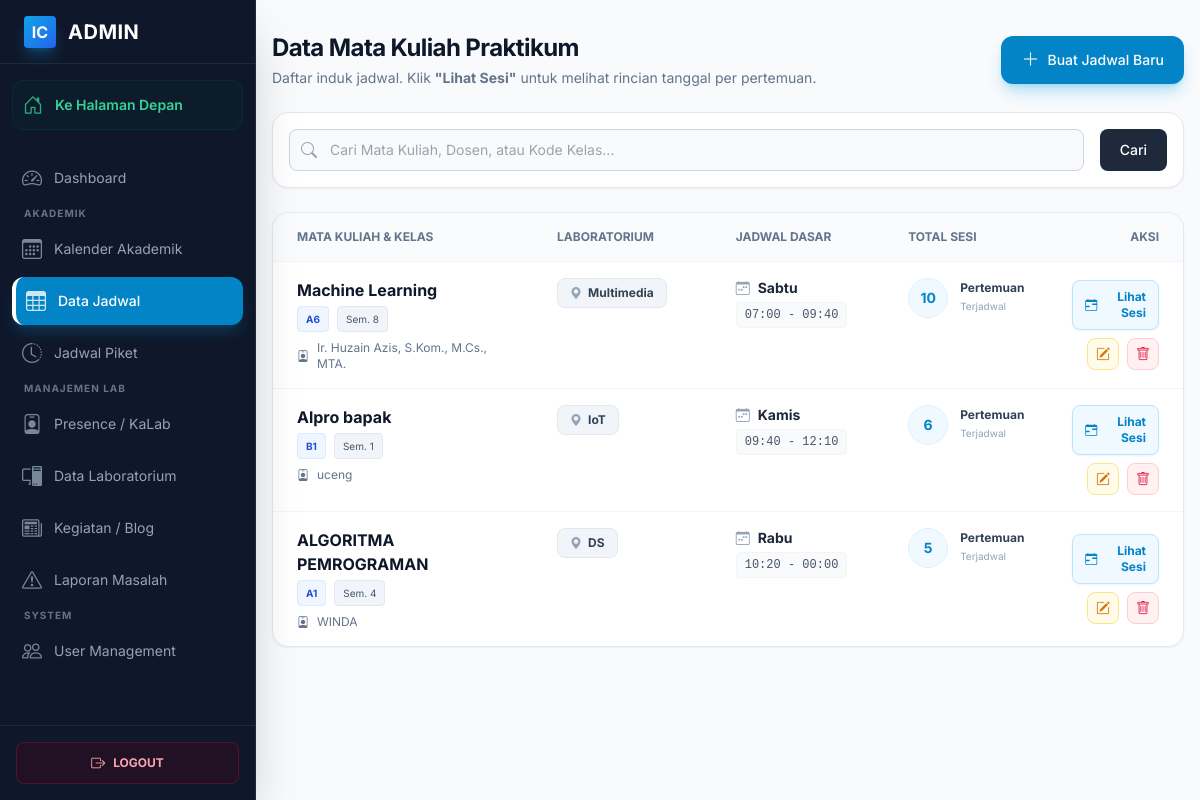
Page /public/admin/schedules (signed in) on the earlier database version.
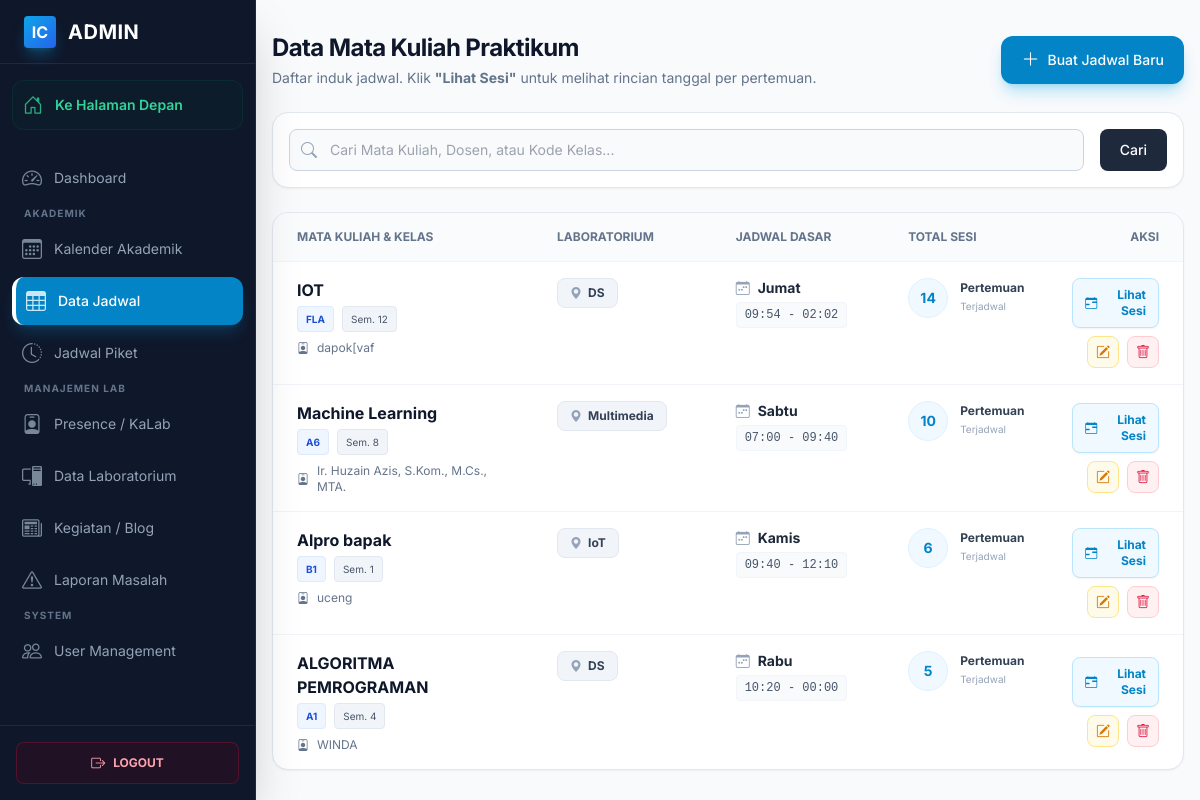
Same page on the later database version.
### tables this page shows
CREATE TABLE `course_plans` (
  `id` int(11) NOT NULL AUTO_INCREMENT,
  `laboratory_id` int(11) NOT NULL,
  `course_name` varchar(100) NOT NULL,
  `program_study` varchar(100) DEFAULT NULL,
  `semester` int(11) DEFAULT NULL,
  `class_code` varchar(20) DEFAULT NULL,
  `lecturer_name` varchar(100) NOT NULL,
  `lecturer_photo` varchar(255) DEFAULT NULL,
  `assistant_1_name` varchar(100) DEFAULT NULL,
  `assistant_1_photo` varchar(255) DEFAULT NULL,
  `assistant_2_name` varchar(100) DEFAULT NULL,
  `assistant_2_photo` varchar(255) DEFAULT NULL,
  `day` enum('Monday','Tuesday','Wednesday','Thursday','Friday','Saturday','Sunday') NOT NULL,
  `start_time` time NOT NULL,
  `end_time` time NOT NULL,
  `total_meetings` int(11) DEFAULT 14,
  `description` text DEFAULT NULL,
  `created_at` timestamp NOT NULL DEFAULT current_timestamp(),
  PRIMARY KEY (`id`),
  KEY `laboratory_id` (`laboratory_id`),
  CONSTRAINT `course_plans_ibfk_1` FOREIGN KEY (`laboratory_id`) REFERENCES `laboratories` (`id`) ON DELETE CASCADE
);

CREATE TABLE `laboratories` (
  `id` int(11) NOT NULL AUTO_INCREMENT,
  `lab_name` varchar(100) NOT NULL,
  `image` varchar(255) DEFAULT NULL,
  `description` text DEFAULT NULL,
  `pc_count` int(11) DEFAULT 0,
  `tv_count` int(11) DEFAULT 0,
  `capacity` int(11) DEFAULT 0,
  `status` enum('active','maintenance','inactive') DEFAULT 'active',
  `location` varchar(100) DEFAULT NULL,
  `building` varchar(50) DEFAULT NULL,
  `floor` varchar(10) DEFAULT NULL,
  `room_number` varchar(20) DEFAULT NULL,
  PRIMARY KEY (`id`)
);

### app/controllers/AdminController.php (called while the page is built, shortened)
<?php
class AdminController extends Controller
{
    public function listSchedules()
    {
        $scheduleModel = $this->model('LabScheduleModel');
        $laboratoryModel = $this->model('LaboratoryModel');
        $search = sanitize($this->getQuery('search'));
        $page   = (int) ($this->getQuery('page') ?? 1);
        $limit  = 10;
        $offset = ($page - 1) * $limit;
        $schedules = $scheduleModel->getMasterPlans($limit, $offset, $search);
        $totalRows = $scheduleModel->countMasterPlans($search);
        $totalPages = ceil($totalRows / $limit);
        $data = [
            'schedules' => $schedules,
            'laboratories' => $laboratoryModel->getAllLaboratories(),
            'filters' => ['search' => $search],
            'pagination' => [
                'current_page' => $page,
                'total_pages' => $totalPages,
                'total_rows' => $totalRows,
                'start_entry' => ($totalRows > 0) ? $offset + 1 : 0,
                'end_entry' => min($offset + $limit, $totalRows)
            ]
        ];
        $this->view('admin/schedules/index', $data);
    }
}

### app/core/Router.php (called while the page is built, shortened)
<?php
class Router {
    private $routes = [];
    private $params = [];
    private function addRoute($method, $uri, $controller) {
        $this->routes[] = [
            'method' => $method,
            'uri' => $uri,
            'controller' => $controller
        ];
    }
    public function dispatch() {
        $requestMethod = $_SERVER['REQUEST_METHOD'];
        $requestUri = $this->getRequestUri();
        foreach ($this->routes as $route) {
            if ($route['method'] !== $requestMethod) {
                continue;
            }
            if ($this->matchRoute($route['uri'], $requestUri)) {
                return $this->callController($route['controller']);
            }
        }
    }
    private function getRequestUri() {
        $uri = $_GET['url'] ?? '/';
        $uri = '/' . trim($uri, '/');
        return $uri;
    }
    private function matchRoute($pattern, $uri) {
        $pattern = preg_replace('/\/:([^\/]+)/', '/(?P<$1>[^/]+)', $pattern);
        $pattern = '#^' . $pattern . '$#';
        if (preg_match($pattern, $uri, $matches)) {
            $this->params = array_filter($matches, 'is_string', ARRAY_FILTER_USE_KEY);
            return true;
        }
        return false;
    }
    private function callController($controllerString) {
        list($controllerName, $method) = explode('@', $controllerString);
        $controller = new $controllerName();
        call_user_func_array([$controller, $method], $this->params);
    }
}

### public/index.php (called while the page is built, shortened)
<?php
require_once APP_PATH . '/core/Router.php';
require_once APP_PATH . '/core/Controller.php';
require_once APP_PATH . '/core/Model.php';
require_once APP_PATH . '/config/database.php';
require_once APP_PATH . '/helpers/functions.php';
$router = new Router();
$router->dispatch();

### app/config/database.php (called while the page is built, shortened)
<?php
function getDBConnection()
{
    static $pdo = null;
    if ($pdo === null) {
        try {
            $dsn = "mysql:host=" . DB_HOST . ";port=" . DB_PORT . ";dbname=" . DB_NAME . ";charset=" . DB_CHARSET;
            $options = [
                PDO::ATTR_ERRMODE            => PDO::ERRMODE_EXCEPTION,
                PDO::ATTR_DEFAULT_FETCH_MODE => PDO::FETCH_ASSOC,
                PDO::ATTR_EMULATE_PREPARES   => false,
            ];
            $pdo = new PDO($dsn, DB_USER, DB_PASS, $options);
        } catch (PDOException $e) {
            die("Database connection failed: " . $e->getMessage());
        }
    }
    return $pdo;
}

### app/helpers/functions.php (called while the page is built, shortened)
<?php
function sanitize($data)
{
    $data = $data ?? '';
    return strip_tags(trim($data));
}
function e($string) {
    return htmlspecialchars($string, ENT_QUOTES, 'UTF-8');
}
function url($path = '') {
    return BASE_URL . '/' . ltrim($path, '/');
}

### app/models/LabScheduleModel.php (called while the page is built, shortened)
<?php
class LabScheduleModel extends Model
{
    public function getMasterPlans($limit = 20, $offset = 0, $search = '')
    {
        $sql = "SELECT cp.*, l.lab_name,
                       (SELECT COUNT(*) FROM schedule_sessions WHERE course_plan_id = cp.id) as total_generated
                FROM course_plans cp
                JOIN laboratories l ON cp.laboratory_id = l.id
                WHERE 1=1";
        $params = [];
        $sql .= " ORDER BY cp.created_at DESC LIMIT $limit OFFSET $offset";
        return $this->query($sql, $params);
    }
}

### app/core/Model.php (called while the page is built, shortened)
<?php
class Model {
    protected $db;
    public function __construct() {
        $this->db = getDBConnection();
    }
    public function query($sql, $params = []) {
        $stmt = $this->db->prepare($sql);
        $stmt->execute($params);
        return $stmt->fetchAll();
    }
}

### app/views/admin/schedules/index.php (the view, shortened to what the changed rows need)
<?php include APP_PATH . '/views/layouts/header.php'; ?>
<div class="antialiased bg-slate-50 min-h-screen">
    <main class="p-4 sm:ml-64 pt-8 transition-all duration-300">
        <div class="max-w-7xl mx-auto">
            <div class="flex flex-col md:flex-row justify-between items-start md:items-center mb-6 gap-4">
                <div>
                    <h1 class="text-2xl font-bold tracking-tight text-slate-900">Data Mata Kuliah Praktikum</h1>
                </div>
            </div>
            <div class="bg-white border border-slate-200 rounded-2xl shadow-sm overflow-hidden flex flex-col">
                <div class="overflow-x-auto w-full">
                    <table class="w-full text-sm text-left text-slate-600">
                        <thead class="text-xs text-slate-500 uppercase bg-slate-50/80 border-b border-slate-100">
                            <tr>
                                <th scope="col" class="px-6 py-4 font-bold w-[30%]">Mata Kuliah & Kelas</th>
                                <th scope="col" class="px-6 py-4 font-bold w-[20%]">Laboratorium</th>
                                <th scope="col" class="px-6 py-4 font-bold w-[20%]">Jadwal Dasar</th>
                                <th scope="col" class="px-6 py-4 font-bold w-[15%]">Total Sesi</th>
                                <th scope="col" class="px-6 py-4 font-bold text-right w-[15%]">Aksi</th>
                            </tr>
                        </thead>
                        <tbody class="divide-y divide-slate-100">
                            <?php if (!empty($schedules)): ?>
                                <?php foreach ($schedules as $sched): ?>
                                    <?php
                                    $daysMap = ['Monday' => 'Senin', 'Tuesday' => 'Selasa', 'Wednesday' => 'Rabu', 'Thursday' => 'Kamis', 'Friday' => 'Jumat', 'Saturday' => 'Sabtu', 'Sunday' => 'Minggu'];
                                    $dayIndo = $daysMap[$sched['day']] ?? $sched['day'];
                                    ?>
                                    <tr class="group hover:bg-slate-50 transition-colors duration-200">
                                        <td class="px-6 py-4 align-top">
                                            <div class="flex flex-col">
                                                <span class="font-bold text-slate-900 text-base mb-1">
                                                    <?= e($sched['course_name']) ?>
                                                </span>
                                                <div class="flex flex-wrap gap-2 mb-2">
                                                    <span
                                                        class="bg-blue-50 text-blue-700 text-[10px] px-2 py-0.5 rounded border border-blue-100 font-bold uppercase">
                                                        <?= e($sched['class_code']) ?>
                                                    </span>
                                                    <span
                                                        class="bg-slate-100 text-slate-600 text-[10px] px-2 py-0.5 rounded border border-slate-200">
                                                        Sem. <?= e($sched['semester']) ?>
                                                    </span>
                                                </div>
                                                <div class="flex items-center gap-2 text-xs text-slate-500">
                                                    <i class="bi bi-person-badge"></i>
                                                    <?= e($sched['lecturer_name']) ?>
                                                </div>
                                            </div>
                                        </td>
                                        <td class="px-6 py-4 align-top">
                                            <div
                                                class="inline-flex items-center gap-1.5 px-3 py-1.5 rounded-lg bg-slate-100 text-slate-700 border border-slate-200 text-xs font-bold">
                                                <i class="bi bi-geo-alt-fill text-slate-400"></i>
                                                <?= e($sched['lab_name']) ?>
                                            </div>
                                        </td>
                                        <td class="px-6 py-4 align-top">
                                            <div class="flex flex-col">
                                                <span class="text-sm font-bold text-slate-800 flex items-center gap-2">
                                                    <i class="bi bi-calendar-week text-slate-400"></i>
                                                    <?= $dayIndo ?>
                                                </span>
                                                <span
                                                    class="text-xs font-mono bg-slate-50 px-2 py-1 rounded border border-slate-100 mt-1 w-fit">
                                                    <?= date('H:i', strtotime($sched['start_time'])) ?> -
                                                    <?= date('H:i', strtotime($sched['end_time'])) ?>
                                                </span>
                                            </div>
                                        </td>
                                        <td class="px-6 py-4 align-top">
                                            <div class="flex items-center gap-3">
                                                <div
                                                    class="w-10 h-10 rounded-full bg-primary-50 text-primary-600 flex items-center justify-center font-bold text-sm border border-primary-100">
                                                    <?= $sched['total_generated'] ?>
                                                </div>
                                                <div class="flex flex-col">
                                                    <span class="text-xs font-bold text-slate-700">Pertemuan</span>
                                                    <span class="text-[10px] text-slate-400">Terjadwal</span>
                                                </div>
                                            </div>
                                        </td>
                                        <td class="px-6 py-4 text-right align-middle">
                                            <div class="flex flex-col gap-2 items-end">
                                                <a href="<?= url('/admin/schedules/' . $sched['id'] . '/sessions') ?>"
                                                    class="inline-flex items-center gap-2 text-xs font-bold text-primary-600 hover:text-primary-700 bg-primary-50 hover:bg-primary-100 px-3 py-2 rounded-lg border border-primary-200 transition-all w-fit shadow-sm">
                                                    <i class="bi bi-calendar-range"></i> Lihat Sesi
                                                </a>
                                                <div class="flex gap-2">
                                                    <a href="<?= url('/admin/schedules/' . $sched['id'] . '/edit') ?>"
                                                        class="w-8 h-8 flex items-center justify-center rounded-lg text-amber-600 bg-amber-50 hover:bg-amber-100 border border-amber-200 transition-all"
                                                        title="Edit Master Data">
                                                        <i class="bi bi-pencil-square"></i>
                                                    </a>
                                                    <form method="POST"
                                                        action="<?= url('/admin/schedules/' . $sched['id'] . '/delete') ?>"
                                                        onsubmit="return confirm('PERINGATAN: Menghapus data ini akan menghapus SEMUA sesi pertemuan yang terkait. Lanjutkan?');">
                                                        <button type="submit"
                                                            class="w-8 h-8 flex items-center justify-center rounded-lg text-rose-600 bg-rose-50 hover:bg-rose-100 border border-rose-200 transition-all"
                                                            title="Hapus Semua">
                                                            <i class="bi bi-trash"></i>
                                                        </button>
                                                    </form>
                                                </div>
                                            </div>
                                        </td>
                                    </tr>
                                <?php endforeach; ?>
                            <?php endif; ?>
                        </tbody>
                    </table>
                </div>
            </div>
        </div>
    </main>
</div>
<?php include APP_PATH . '/views/admin/layouts/footer.php'; ?>

Differences in the rows shown:
added course_plans: course_name "IOT", class_code "FLA", semester "12", lecturer_name "dapok[vaf", laboratory.lab_name "DS", day "Jumat", start_time "09:54", end_time "02:02", total_generated "14"
